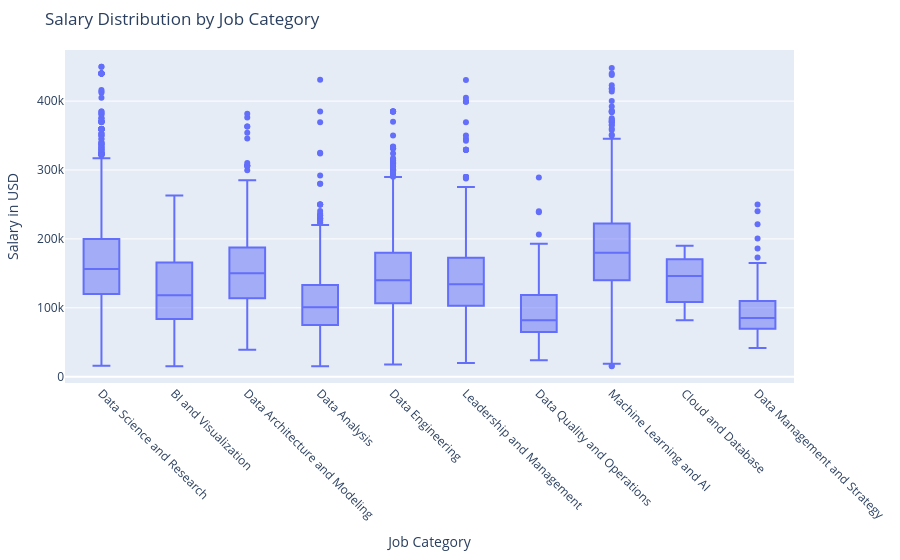

Notebook code cell kept with this figure:
### Code cell
fig_box = px.box(
    jobdata,
    x='job_category',
    y='salary_in_usd',
    title='Salary Distribution by Job Category'
)

fig_box.update_layout(
    xaxis_title='Job Category',
    yaxis_title='Salary in USD',
    xaxis={'tickangle': 45},
    margin=dict(l=40, r=40, t=50, b=40)
)

os.makedirs("plots", exist_ok=True)
fig_box.write_html("plots/salary_by_job_category_boxplot.html", include_plotlyjs="cdn")
fig_box.show()

### Figure 1 — Plotly figure (JSON) as saved in the notebook; plotly's stock layout.template omitted (floating-point values rounded to 4 significant figures; data arrays with more than 128 entries replaced by an {"elided": "..."} marker saying what was removed)
{"data": [{"alignmentgroup": "True", "hovertemplate": "job_category=%{x}<br>salary_in_usd=%{y}<extra></extra>", "legendgroup": "", "marker": {"color": "#636efa"}, "name": "", "notched": false, "offsetgroup": "", "orientation": "v", "showlegend": false, "type": "box", "x": {"elided": "14199 str values"}, "x0": " ", "xaxis": "x", "y": {"elided": "14199 int values"}, "y0": " ", "yaxis": "y"}], "layout": {"boxmode": "group", "legend": {"tracegroupgap": 0}, "margin": {"b": 40, "l": 40, "r": 40, "t": 50}, "title": {"text": "Salary Distribution by Job Category"}, "xaxis": {"anchor": "y", "domain": [0, 1], "tickangle": 45, "title": {"text": "Job Category"}}, "yaxis": {"anchor": "x", "domain": [0, 1], "title": {"text": "Salary in USD"}}}}
